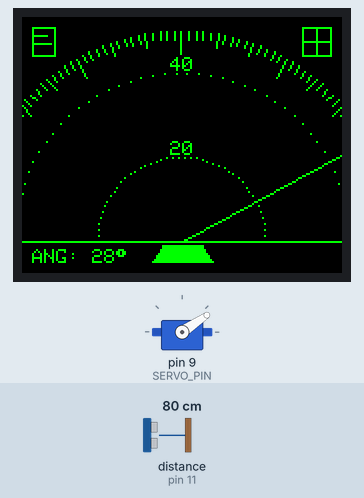
A sketch run on a simulated Arduino Uno, built with avr-gcc and run on an emulated ATmega328P. On the bench: servo, 160×128 colour display. Wiring (inferred from the names in the program): ultrasonic range finder: trigger pin 12; echo pin 11. The test bench sets the inputs (shaded band); at power-on: distance to the obstacle (sensor on pin 11) 80 cm. The echo pulse lasts 58.3 µs per cm; what the sketch prints to the serial monitor is not drawn.

Above: at 2.9 s.
3.0 s: distance to the obstacle (sensor on pin 11) set to 4 cm
At 3.49 s:
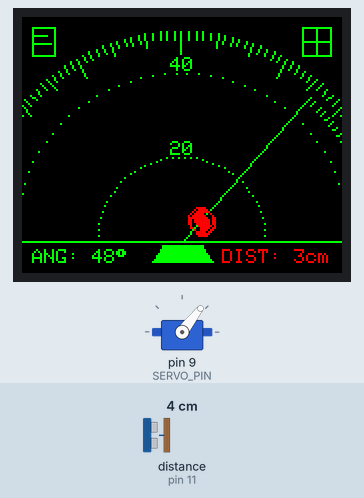
5.7 s: distance to the obstacle (sensor on pin 11) set to 250 cm
At 8.06 s:
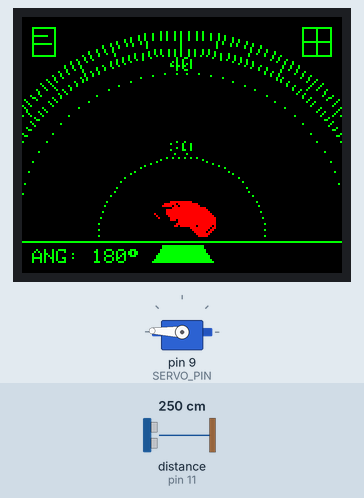
8.2 s: distance to the obstacle (sensor on pin 11) set to 120 cm
At 8.75 s:
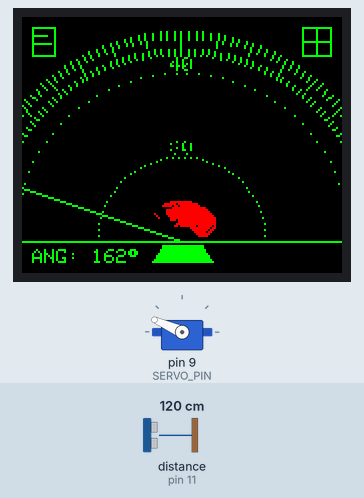
Timing chart, 0 to 22.0 s (numbered marks = the images above; inputs shaded):
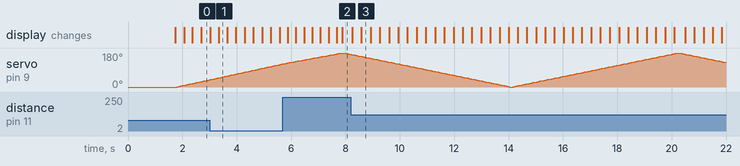

Measured:
- after the input at 3.0 s, the display: first differs from a run without the input after 0.34 s (image 1)

The sketch:

Radar_Project.ino
```cpp
/**
 * Embedded Radar System - Arduino Firmware
 * * Hardware Platform: Arduino Uno + Sensor Shield V5.0
 * Peripherals: 1.8" TFT ST7735 LCD, HC-SR04 Ultrasonic Sensor, SG90 Servo Motor
 * * Description:
 * Controllably sweeps the environment 0-180 degrees via PWM Servo tracking.
 * Calculates proximity distances through Time-of-Flight (ToF) acoustic echo.
 * Performs real-time local drawing on TFT screen and stream packets via Serial.
 */

#include <Adafruit_GFX.h>    // Core graphics library for LCD displays
#include <Adafruit_ST7735.h> // Hardware-specific library for ST7735 controller
#include <Servo.h>           // Standard PWM actuator control library
#include <SPI.h>             // Serial Peripheral Interface communication library

// =====================================================
// PIN CONFIGURATION & HARDWARE MAPPING (SPI Interface)
// =====================================================
#define TFT_CS    10  // Chip Select Line
#define TFT_RST   7   // Hardware Reset Line
#define TFT_DC    8   // Data/Command Selection Line
#define TFT_MOSI  5   // SPI Master Output Slave Input (Data Line)
#define TFT_SCLK  13  // SPI Serial Clock Line

// Instantiating the localized TFT Screen object using explicit hardware pins
Adafruit_ST7735 tft = Adafruit_ST7735(TFT_CS, TFT_DC, TFT_MOSI, TFT_SCLK, TFT_RST);

// Visual interface reference layout coordinates
const int centerX = 80;
const int centerY = 112;
const int radarRadius = 105;

// =====================================================
// SENSOR & ACTUATION PIN MAPPING (Sensor Shield Channels)
// =====================================================
#define TRIG_PIN 12  // Output channel: Sends acoustic trigger bursts
#define ECHO_PIN 11  // Input channel: Measures acoustic reflections pulse duration

Servo myServo;       // Declaring the PWM servo control instance
#define SERVO_PIN 9  // Output channel mapped to Servo Signal port

int lastAngle = 0;   // Stores preceding angle to optimize dynamic pixel cleaning

// Maximum operating distance envelope threshold capped at 50 cm
const int maxDistance = 50;

void setup() {
  // Initialize asynchronous Serial Data pipeline at 9600 Baud for remote host communication
  Serial.begin(9600);

  // Direct Pin Mode assignments for standard acoustic IO transceiver configuration
  pinMode(TRIG_PIN, OUTPUT);
  pinMode(ECHO_PIN, INPUT);

  // Initialize Servo motor with explicitly calibrated pulse-width bounds (500us to 2400us)
  myServo.attach(SERVO_PIN, 500, 2400);

  // Force initialization posture: Move the radar turret to starting baseline (0 Degrees)
  myServo.write(0);
  delay(1500); // Guard delay to safely complete the physical mechanical migration

  // Initialize localized TFT controller registers (Black Tab configuration)
  tft.initR(INITR_BLACKTAB);
  tft.setRotation(1); // Set orientation to landscape layout
  tft.fillScreen(ST7735_BLACK); // Flush screen with dark background to eliminate noise

  // Render the static structural radar vector background template
  drawRadarBackground();
}

void loop() {
  // Primary Forward Sweep: Incrementally move the turret from Right (0) to Left (180)
  for (int angle = 0; angle <= 180; angle += 2) {
    radarSweep(angle);
  }
  // Primary Backward Sweep: Smooth mechanical return from Left (180) to Right (0)
  for (int angle = 180; angle >= 0; angle -= 2) {
    radarSweep(angle);
  }
}

/**
 * Executes a single localized telemetry sweep slice at a specific degree.
 */
void radarSweep(int angle) {
  myServo.write(angle); // Update the physical motor alignment position
  int distance = getDistance(); // Trigger sensor routine to measure distance

  // Format and dispatch data packets to Processing IDE host via standard comma-separation: (Angle,Distance)
  Serial.print(angle);
  Serial.print(",");
  Serial.println(distance);

  // Refresh the local 1.8" TFT visual GUI layer
  updateRadar(angle, lastAngle, distance);
  lastAngle = angle; // Cache the current angle for the next step's pixel clearing process
  delay(25); // Deterministic delay to stabilize motor motion and prevent physical jitter
}

/**
 * Calculates obstacle distance using Time-of-Flight (ToF) echo acoustics.
 */
int getDistance() {
  // Generate a clean low-state baseline to prevent signal distortion
  digitalWrite(TRIG_PIN, LOW);
  delayMicroseconds(2);
  // Send out a precise high-intensity 10-microsecond acoustic trigger burst
  digitalWrite(TRIG_PIN, HIGH);
  delayMicroseconds(10);
  digitalWrite(TRIG_PIN, LOW);

  // Measure the active high-pulse return duration on Echo pin with a 20ms safety timeout
  long duration = pulseIn(ECHO_PIN, HIGH, 20000);
  if (duration == 0) return maxDistance; // Return default maximum distance if no reflection is detected

  // Mathematical conversion formula: Distance = (Time * Speed of Sound 0.034 cm/us) / 2
  int dist = duration * 0.034 / 2;
  // Apply software filtering logic to eliminate out-of-bounds sensor anomalies
  if (dist <= 2 || dist > maxDistance) dist = maxDistance;
  return dist;
}

/**
 * Utility Function: Computes and draws dashed circular scale markers on the local screen.
 */
void drawDashedArc(int cx, int cy, int r, uint16_t color) {
  for (int a = 0; a <= 180; a += 4) {
    float rad = radians(a); // Convert polar angles to radians for standard trigonometry
    int x = cx + cos(rad) * r;
    int y = cy - sin(rad) * r;
    tft.drawPixel(x, y, color); // Plot localized pixels along the calculated arc trajectory
  }
}

/**
 * Renders the permanent visual infrastructure and static telemetry markings.
 */
void drawRadarBackground() {
  // 1. Plotting the outer perimeter degree tracking tick marks
  for (int a = 0; a <= 180; a += 2) {
    float rad = radians(a);
    int tickLength = 4;

    // Create structural visual weights for standard intervals
    if (a % 10 == 0) tickLength = 7;   // Medium tick marks
    if (a % 30 == 0) tickLength = 11;  // Large major tick marks

    int x1 = centerX + cos(rad) * radarRadius;
    int y1 = centerY - sin(rad) * radarRadius;
    int x2 = centerX + cos(rad) * (radarRadius - tickLength);
    int y2 = centerY - sin(rad) * (radarRadius - tickLength);

    tft.drawLine(x1, y1, x2, y2, ST7735_GREEN);
  }

  // 2. Rendering the localized interior scale lines
  drawDashedArc(centerX, centerY, 42, ST7735_GREEN);
  drawDashedArc(centerX, centerY, 84, ST7735_GREEN);

  // 3. Draw the bottom tracking horizon boundary line
  tft.drawFastHLine(0, centerY, 160, ST7735_GREEN);

  // 4. Output localized distance text markers (20 cm and 40 cm range steps)
  tft.setTextColor(ST7735_GREEN);
  tft.setTextSize(1);

  tft.setCursor(centerX - 6, centerY - 92);
  tft.print("40");

  tft.setCursor(centerX - 6, centerY - 50);
  tft.print("20");

  // 5. Aesthetic Decorative Structural Overlays
  tft.drawRect(5, 5, 12, 15, ST7735_GREEN);
  tft.drawFastHLine(5, 9, 8, ST7735_GREEN);
  tft.drawFastHLine(5, 13, 10, ST7735_GREEN);

  tft.drawRect(140, 5, 15, 15, ST7735_GREEN);
  tft.drawFastHLine(140, 12, 15, ST7735_GREEN);
  tft.drawFastVLine(147, 5, 15, ST7735_GREEN);

  tft.fillTriangle(65, centerY+10, 70, centerY+2, 90, centerY+2, ST7735_GREEN);
  tft.fillTriangle(65, centerY+10, 90, centerY+2, 95, centerY+10, ST7735_GREEN);
  tft.fillRect(70, centerY+2, 20, 8, ST7735_GREEN);
}

/**
 * Dynamic GUI Engine: Updates sweeping lines, angular data, and tracks real-time threat objects.
 */
void updateRadar(int currentAngle, int prevAngle, int distance) {

  // [1] Efficient UI Update: Clear only the preceding sweep vector line by painting it black
  float oldRad = radians(prevAngle);
  int oldX = centerX + cos(oldRad) * (radarRadius - 13);
  int oldY = centerY - sin(oldRad) * (radarRadius - 13);
  tft.drawLine(centerX, centerY, oldX, oldY, ST7735_BLACK);

  // [2] Structural UI Reconstruction: Repaint the baseline arcs broken by the black sweep clear routine
  drawDashedArc(centerX, centerY, 42, ST7735_GREEN);
  drawDashedArc(centerX, centerY, 84, ST7735_GREEN);
  tft.drawFastHLine(0, centerY, 160, ST7735_GREEN);

  // [3] Plot the active vector cursor line (Fresh green sweep position)
  float rad = radians(currentAngle);
  int x = centerX + cos(rad) * (radarRadius - 13);
  int y = centerY - sin(rad) * (radarRadius - 13);
  tft.drawLine(centerX, centerY, x, y, ST7735_GREEN);

  int xEndOuter = centerX + cos(rad) * (radarRadius - 9);
  int yEndOuter = centerY - sin(rad) * (radarRadius - 9);
  tft.drawLine(x, y, xEndOuter, yEndOuter, ST7735_GREEN);

  // [4] Target Acquisition Module: Red alerts displayed locally when an object breaks the 50cm boundary
  if (distance < maxDistance) {
    // Map spatial distance value proportionally onto the pixel constraints of the TFT panel layout
    int targetRadius = map(distance, 0, maxDistance, 10, radarRadius - 15);
    int targetX = centerX + cos(rad) * targetRadius;
    int targetY = centerY - sin(rad) * targetRadius;

    // Draw active danger indicator nodes at target coordinates
    tft.fillCircle(targetX, targetY, 3, ST7735_RED);
    tft.drawCircle(targetX, targetY, 6, ST7735_RED);

    // Refresh and update localized digital distance measurements
    tft.fillRect(100, centerY + 4, 55, 10, ST7735_BLACK);
    tft.setCursor(100, centerY + 4);
    tft.setTextColor(ST7735_RED);
    tft.print("DIST: ");
    tft.print(distance);
    tft.print("cm");
  } else {
    // Flush the digital readout zone if the specific vector channel path is clear of obstacles
    tft.fillRect(100, centerY + 4, 55, 10, ST7735_BLACK);
  }

  // [5] Static text dashboard refresh: Draw current system sweeping angle readout at the bottom left
  tft.fillRect(5, centerY + 4, 60, 10, ST7735_BLACK);
  tft.setCursor(5, centerY + 4);
  tft.setTextColor(ST7735_GREEN);
  tft.print("ANG: ");
  tft.print(currentAngle);
  tft.print((char)247); // Output ASCII code 247 representing the standard Degree symbol (°)
}
```
